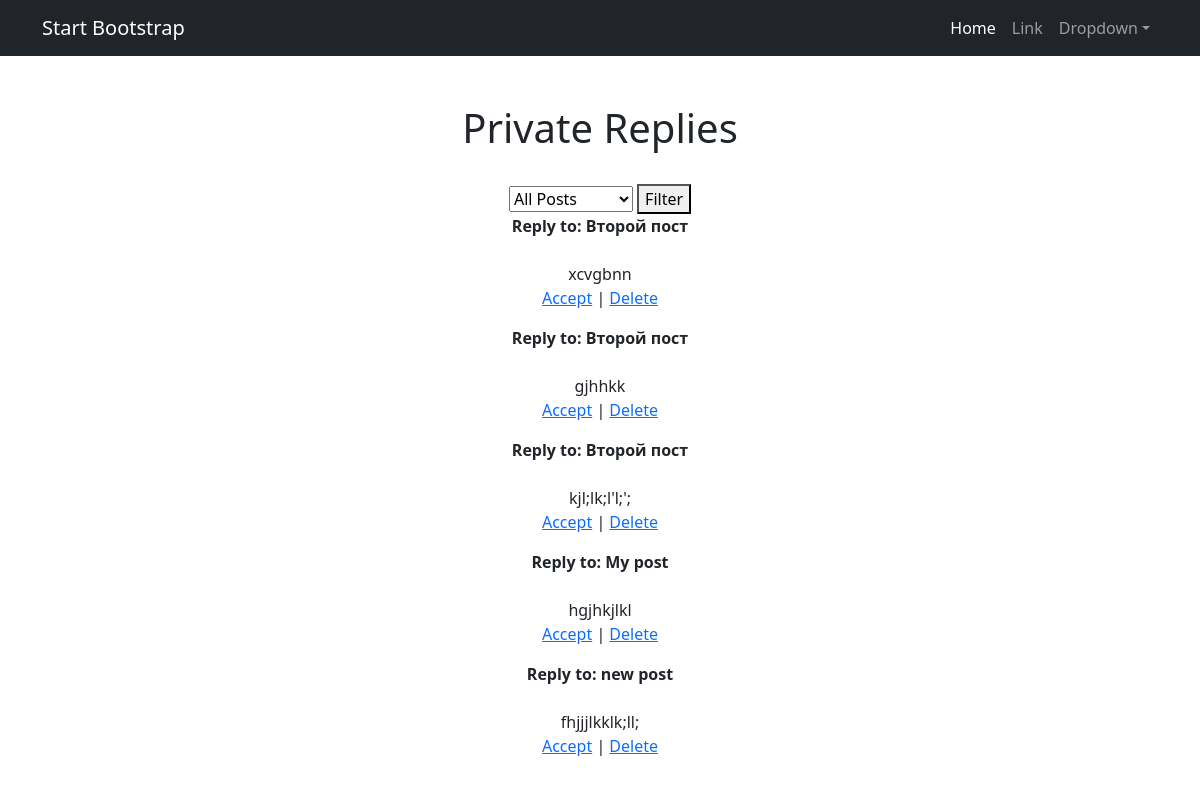
Page /posts/private_replies/ (signed in) on the earlier database version.
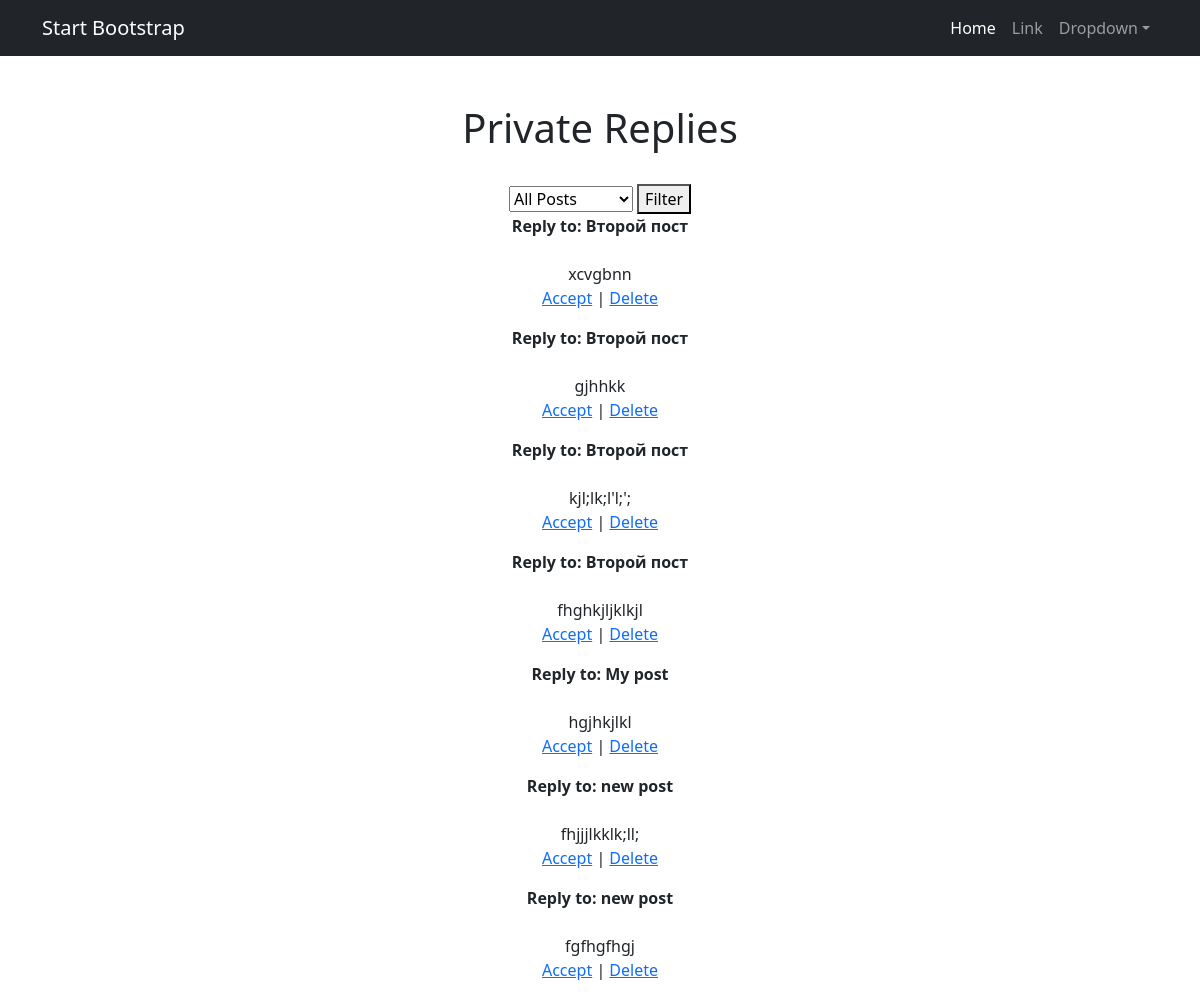
Same page on the later database version.
### board/models.py (models this page shows, shortened)
class Reply(models.Model):
    post = models.ForeignKey(Post, on_delete=models.CASCADE)
    sender = models.ForeignKey(CustomUser, on_delete=models.CASCADE)
    reply_text = models.TextField()
    approved = models.BooleanField(default=False)
    date_created = models.DateTimeField(auto_now_add=True)

class Post(models.Model):
    CATEGORY_CHOICES = [
        ('TK', 'Танки'),
        ('HL', 'Хилы'),
        ('DD', 'ДД'),
        ('TD', 'Торговцы'),
        ('GM', 'Гилдмастеры'),
        ('QG', 'Квестгиверы'),
        ('SM', 'Кузнецы'),
        ('TN', 'Кожевники'),
        ('HM', 'Зельевары'),
        ('WZ', 'Мастера заклинаний'),
    ]
    author = models.ForeignKey('CustomUser', on_delete=models.CASCADE)
    category = models.ForeignKey(Category, on_delete=models.CASCADE)
    post_time_in = models.DateTimeField(auto_now_add=True)
    title = models.CharField(max_length=255)
    post_text = models.TextField()
    image = models.ImageField(upload_to='post_images/', null=True, blank=True)
    video_url = models.URLField(null=True, blank=True)

### board/views.py (the view)
# urls.py: path('private_replies/', views.private_replies, name='private_replies'),
@login_required
def private_replies(request):
    user = request.user
    user_posts = user.post_set.all()  # Получить все объявления пользователя
    selected_post_id = request.GET.get('post')  # Получить выбранное объявление из параметров запроса
    replies = Reply.objects.filter(post__author=user)
    if selected_post_id:
        replies = replies.filter(post__id=selected_post_id)
    if request.method == 'GET':
        selected_post_id = request.GET.get('post')
        if selected_post_id:
            replies = replies.filter(post__id=selected_post_id)
    return render(request, 'private_replies.html', {'replies': replies, 'user_posts': user_posts, 'selected_post_id': selected_post_id})

### templates/private_replies.html (shortened to what this page needs)
{% extends 'flatpages/default.html' %}
{% block content %}
<h1>Private Replies</h1>
<br>
<form method="get">
    <select name="post">
        <option value="">All Posts</option>
    </select>
    <button type="submit">Filter</button>
</form>
{% if replies %}
    {% for reply in replies %}
        <p>
            <b>Reply to: {{ reply.post.title }}</b>
            <br>
            <br>
            {{ reply.reply_text | safe }}
            <br>
            {% if not reply.approved %}
                <a href="{% url 'accept_reply' reply.pk %}">Accept</a> |
            {% endif %}
            <a href="{% url 'delete_reply' reply.pk %}">Delete</a>
        </p>
    {% endfor %}
{% else %}
   <h2>No replies available!</h2>
{% endif %}
{% endblock content %}

Differences in the rows shown:
added Reply: post "Второй пост", reply_text "fhghkjljklkjl", approved "Accept"
added Reply: post "new post", reply_text "fgfhgfhgj", approved "Accept"
